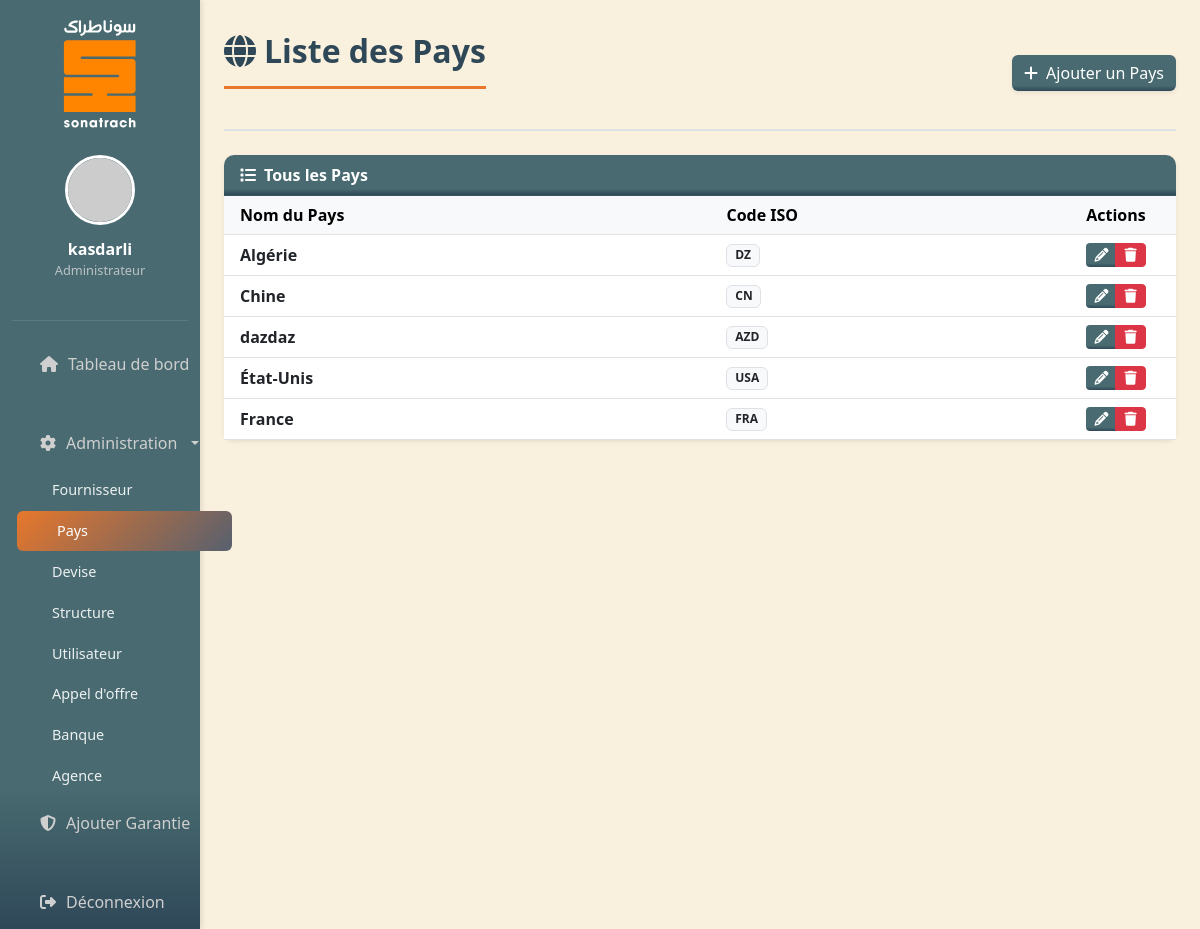
/index.php?page=liste-pays (signed in), run on the app's committed database.
### tables this page shows
CREATE TABLE IF NOT EXISTS `pays` (
  `id` int NOT NULL AUTO_INCREMENT,
  `nom` varchar(255) NOT NULL,
  `code_pays` varchar(11) NOT NULL,
  PRIMARY KEY (`id`) USING BTREE,
  UNIQUE KEY `code_pays` (`code_pays`),
  UNIQUE KEY `Nom` (`nom`)
);

### pages/liste-pays.php (the view, shortened to what this page needs)
<?php
$pdo = getDBConnection();
$countries = $pdo->query("SELECT * FROM pays ORDER BY nom ASC")->fetchAll(PDO::FETCH_ASSOC);
?>
<div class="content-header mb-4">
    <div class="d-flex justify-content-between align-items-center">
        <h2 class="page-title"><i class="fas fa-globe me-2"></i>Liste des Pays</h2>
        <a href="index.php?page=pays" class="btn ajouter shadow-sm">
            <i class="fas fa-plus me-2"></i>Ajouter un Pays
        </a>
    </div>
</div>
<div class="card shadow-sm border-0">
    <div class="card-header bg-white fw-bold">
        <i class="fas fa-list me-2"></i>Tous les Pays
    </div>
    <div class="card-body p-0">
        <?php if (!empty($countries)): ?>
        <div class="table-responsive">
            <table class="table table-hover align-middle mb-0">
                <thead class="table-light">
                    <tr>
                        <th class="ps-3">Nom du Pays</th>
                        <th>Code ISO</th>
                        <th class="text-center" style="width: 120px;">Actions</th>
                    </tr>
                </thead>
                <tbody>
                    <?php foreach ($countries as $country): ?>
                        <tr>
                            <td class="ps-3"><strong><?= htmlspecialchars($country['nom']); ?></strong></td>
                            <td><span class="badge bg-light text-dark border"><?= htmlspecialchars($country['code_pays']); ?></span></td>
                            <td class="text-center">
                                <div class="btn-group">
                                    <button class="btn btn-sm ajouter text-white edit-pays"
                                            data-id="<?= $country['id']; ?>">
                                        <i class="fas fa-pencil-alt"></i>
                                    </button>
                                    <button class="btn btn-sm btn-danger delete-pays"
                                            data-id="<?= $country['id']; ?>"
                                            data-nom="<?= htmlspecialchars($country['nom']); ?>">
                                        <i class="fas fa-trash"></i>
                                    </button>
                                </div>
                            </td>
                        </tr>
                    <?php endforeach; ?>
                </tbody>
            </table>
        </div>
        <?php else: ?>
        <div class="text-center py-4"><p class="text-muted mb-0">Aucun pays enregistré.</p></div>
        <?php endif; ?>
    </div>
</div>

### index.php (style rules this page uses)
.ajouter { background: linear-gradient(180deg, #486a70 85%, #2f4858 100%); color: white; border: none; }
body { overflow-x: hidden; font-family: 'Segoe UI', Tahoma, Geneva, Verdana, sans-serif; background: #faf0de; }
.page-title { font-size: 2rem; font-weight: 700; color: #2f4858; margin-bottom: 1.5rem; padding-bottom: 1rem; border-bottom: 3px solid #e8772b; display: inline-block; }
.content-header { margin-bottom: 2rem; padding-bottom: 1rem; border-bottom: 2px solid #dee2e6; }
.card { border: none; box-shadow: 0 2px 8px rgba(0,0,0,0.08); border-radius: 10px; }
.card-header { background: linear-gradient(180deg, #486a70 85%, #2f4858 100%); color: white; font-weight: 600; border-radius: 10px 10px 0 0 !important; }

### data on the page
pays: nom "Algérie", code_pays "DZ"
pays: nom "Chine", code_pays "CN"
pays: nom "dazdaz", code_pays "AZD"
pays: nom "État-Unis", code_pays "USA"
pays: nom "France", code_pays "FRA"

### other printed values
$userName "kasdarli"
